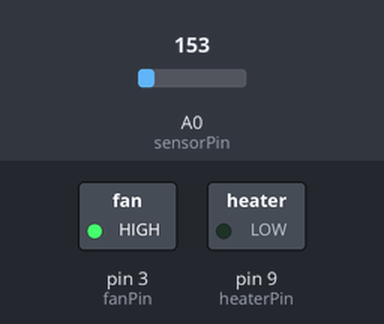
Bench run of a sketch on a simulated Arduino Uno, built with avr-gcc and run on an emulated ATmega328P. On the bench: switched loads named in the sketch (green lamp = pin HIGH). The test bench sets the inputs (shaded band); at power-on: A0 (sensorPin) = 153. What the sketch prints to the serial monitor is not drawn.

Above: at 0.1 s.
Timing chart, 0 to 1.6 s (numbered marks = the images above):
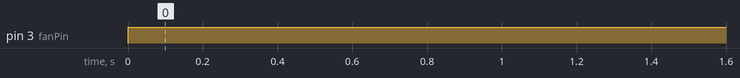

Measured:
- by itself, pin 3 (fanPin): LOW → HIGH at 0.00 s

The sketch:

cliSoftware.ino
```cpp
#include <PID_v1.h>
int sensorPin = 0; //the analog pin the TMP36's Vout (sense) pin is connected to
                        //the resolution is 10 mV / degree centigrade with a
                        //500 mV offset to allow for negative temperatures
int fanPin = 3; //Pin used to control the fan
int heaterPin = 9; //Pin used to control the heater


//PID Setup
double Input, Output, Setpoint = 300;
double Kp=0, Ki = 0, Kd=0;
PID myPid(&Input, &Output, &Setpoint, Kp, Ki, Kd, DIRECT);


void setup() //Serial connection for debuging and sat fan pin's output
{
  Serial.begin(9600);  //Start the serial connection with the computer
                       //to view the result open the serial monitor
  pinMode(fanPin, OUTPUT);
  pinMode(heaterPin, OUTPUT);
  pinMode(sensorPin, INPUT);
  myPid.SetMode(AUTOMATIC);
}

void loop()                     // run over and over again
{
 Input = getTemp();
 Serial.println(Input);
 myPid.Compute();
 heater();
 //Serial.println(getTemp())
}

void heater(){
  //Spin the fan and turn the heater off based on the temperature
  analogWrite(heaterPin, Output);
  analogWrite(fanPin, 255);
  delay(5000);
}

float getTemp(){
  int reading = analogRead(sensorPin);
  float voltage = reading * 5.0;
  voltage /= 1024.0;
  //converting from 10 mv per degree wit 500 mV offset
  //to degrees ((voltage - 500mV) times 100);
  float tempC = (voltage - 0.5) * 100;
  return tempC;
}
```
